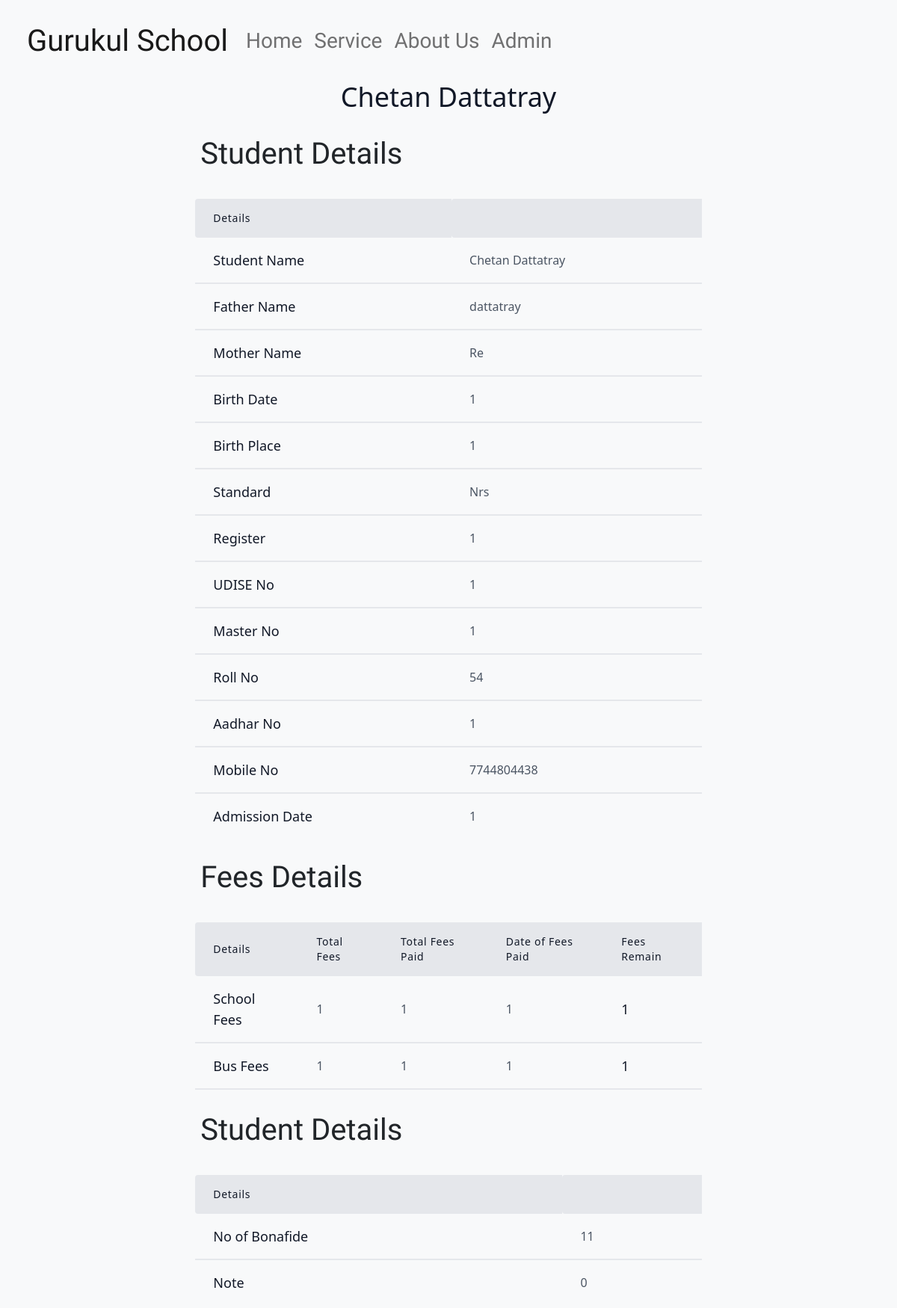
/student_profile/Nrs/54, run on the app's committed database.
### Student/models.py (models this page shows)
class Nrs(models.Model) :
    name = models.CharField(max_length=50)
    father_name = models.CharField(max_length=50)
    mother_name = models.CharField(max_length=50)
    birth_date = models.CharField(max_length=17)
    birth_place = models.CharField(max_length=50)
    std = models.CharField(max_length=17)
    register_no = models.CharField(max_length=27)
    master_no = models.CharField(max_length=27)
    rollno = models.CharField(max_length=17)
    udise_no = models.CharField(max_length=27)
    aadhar_no = models.CharField(max_length=27)
    mobile_no = models.CharField(max_length=17)
    admission_date = models.CharField(max_length=17)
    total_school_fees = models.CharField(max_length=17)
    total_school_fees_paid = models.CharField(max_length=17)
    total_school_fees_remain = models.CharField(max_length=17)
    date_of_school_fees_paid = models.CharField(max_length=17)
    total_bus_fees = models.CharField(max_length=17)
    total_bus_fees_paid = models.CharField(max_length=17)
    total_bus_fees_remain = models.CharField(max_length=17)
    date_of_bus_fees_paid = models.CharField(max_length=17)
    bonafide_taken = models.CharField(max_length=7)
    note = models.TextField()

### Student/views.py (the view)
# urls.py: path("student_profile/<standard>/<rollno>" ,views.student_profile ,name="student_profile"),
def student_profile(request,standard,rollno) :
    if standard == "Nrs" :
        student_data = Nrs.objects.get(rollno=rollno)
    elif standard == "Ukg" :
        student_data = Ukg.objects.get(rollno=rollno)
    elif standard == "Lkg" :
        student_data = Lkg.objects.get(rollno=rollno)
    elif standard == "1" :
        student_data = First.objects.get(rollno=rollno)
    elif standard == "2" :
        student_data = Second.objects.get(rollno=rollno)
    elif standard == "3" :
        student_data = Third.objects.get(rollno=rollno)
    elif standard == "4" :
        student_data = Fourth.objects.get(rollno=rollno)
    elif standard == "5" :
        student_data = Fifth.objects.get(rollno=rollno)
    elif standard == "6" :
        student_data = Sixth.objects.get(rollno=rollno)
    elif standard == "7" :
        student_data = Seventh.objects.get(rollno=rollno)
    elif standard == "8" :
        student_data = Eight.objects.get(rollno=rollno)
    elif standard == "9" :
        student_data = Nineth.objects.get(rollno=rollno)
    elif standard == "10" :
        student_data = Tenth.objects.get(rollno=rollno)
    elif standard == "11" :
        student_data = Eleventh.objects.get(rollno=rollno)
    else  :
        student_data = Twelth.objects.get(rollno=rollno)
    student = {
        'student_data' : student_data
    }
    return render(request , "student_profile.html",student)

### template/student_profile.html (shortened to what this page needs)
{% extends 'base.html' %}
{% block head %}
<link href="https://unpkg.com/tailwindcss@^2/dist/tailwind.min.css" rel="stylesheet">
{% endblock head %}
{% block body %}
<div class="flex flex-col text-center w-full ">
    <h1 class="sm:text-4xl text-3xl font-medium title-font mb-2 text-gray-900 ">{{student_data.name}}</h1>
</div>
<div class="container px-4 py-4 " id="hanging-icons">
    <h2 class="pb-2 fs-1 index-font data-1">Student Details</h2>
</div>
<section class="text-gray-600 body-font">
    <div class="container px-1 py-1 mx-auto">
        <div class="lg:w-2/3 w-full mx-auto overflow-auto">
            <table class="table-auto w-full text-left whitespace-no-wrap">
                <thead>
                    <tr>
                        <th
                            class="px-4 py-3 title-font tracking-wider font-medium text-gray-900 text-sm bg-gray-200 rounded-tl rounded-bl">
                            Details</th>
                        <th
                            class="px-4 py-3 title-font tracking-wider font-medium text-gray-900 text-sm bg-gray-200 rounded-tl rounded-bl">
                        </th>
                    </tr>
                </thead>
                <tbody>
                    <tr>
                        <td class="px-4 py-3 text-lg text-gray-900">Student Name</td>
                        <td class="px-4 py-3">{{student_data.name}}</td>
                    </tr>
                    <tr>
                        <td class="border-t-2 border-gray-200 px-4 py-3 text-lg text-gray-900">Father Name</td>
                        <td class="border-t-2 border-gray-200 px-4 py-3">{{student_data.father_name}}</td>
                    </tr>
                    <tr>
                        <td class="border-t-2 border-gray-200 px-4 py-3 text-lg text-gray-900">Mother Name</td>
                        <td class="border-t-2 border-gray-200 px-4 py-3">{{student_data.mother_name}}</td>
                    </tr>
                    <tr>
                        <td class="border-t-2 border-gray-200 px-4 py-3 text-lg text-gray-900">Birth Date</td>
                        <td class="border-t-2 border-gray-200 px-4 py-3">{{student_data.birth_date}}</td>
                    </tr>
                    <tr>
                        <td class="border-t-2 border-gray-200 px-4 py-3 text-lg text-gray-900">Birth Place</td>
                        <td class="border-t-2 border-gray-200 px-4 py-3">{{student_data.birth_place}}</td>
                    </tr>
                    <tr>
                        <td class="border-t-2 border-gray-200 px-4 py-3 text-lg text-gray-900">Standard</td>
                        <td class="border-t-2 border-gray-200 px-4 py-3">{{student_data.std}}</td>
                    </tr>
                    <tr>
                        <td class="border-t-2 border-gray-200 px-4 py-3 text-lg text-gray-900">Register</td>
                        <td class="border-t-2 border-gray-200 px-4 py-3">{{student_data.register_no}}</td>
                    </tr>
                    <tr>
                        <td class="border-t-2 border-gray-200 px-4 py-3 text-lg text-gray-900">UDISE No</td>
                        <td class="border-t-2 border-gray-200 px-4 py-3">{{student_data.udise_no}}</td>
                    </tr>
                    <tr>
                        <td class="border-t-2 border-gray-200 px-4 py-3 text-lg text-gray-900">Master No</td>
                        <td class="border-t-2 border-gray-200 px-4 py-3">{{student_data.master_no}}</td>
                    </tr>
                    <tr>
                        <td class="border-t-2 border-gray-200 px-4 py-3 text-lg text-gray-900">Roll No</td>
                        <td class="border-t-2 border-gray-200 px-4 py-3">{{student_data.rollno}}</td>
                    </tr>
                    <tr>
                        <td class="border-t-2 border-gray-200 px-4 py-3 text-lg text-gray-900">Aadhar No</td>
                        <td class="border-t-2 border-gray-200 px-4 py-3">{{student_data.aadhar_no}}</td>
                    </tr>
                    <tr>
                        <td class="border-t-2 border-gray-200 px-4 py-3 text-lg text-gray-900">Mobile No</td>
                        <td class="border-t-2 border-gray-200 px-4 py-3">{{student_data.mobile_no}}</td>
                    </tr>
                    <tr>
                        <td class="border-t-2 border-gray-200 px-4 py-3 text-lg text-gray-900">Admission Date</td>
                        <td class="border-t-2 border-gray-200 px-4 py-3">{{student_data.admission_date}}</td>
                    </tr>
                </tbody>
            </table>
        </div>
    </div>
</section>
<div class="container px-4 py-4 " id="hanging-icons">
    <h2 class="pb-2 fs-1 index-font data-1">Fees Details</h2>
</div>
<section class="text-gray-600 body-font">
    <div class="container px-1 py-1 mx-auto">
        <div class="lg:w-2/3 w-full mx-auto overflow-auto">
            <table class="table-auto w-full text-left whitespace-no-wrap">
                <thead>
                    <tr>
                        <th
                            class="px-4 py-3 title-font tracking-wider font-medium text-gray-900 text-sm bg-gray-200 rounded-tl rounded-bl">
                            Details</th>
                        <th class="px-4 py-3 title-font tracking-wider font-medium text-gray-900 text-sm bg-gray-200">
                            Total Fees</th>
                        <th class="px-4 py-3 title-font tracking-wider font-medium text-gray-900 text-sm bg-gray-200">
                            Total Fees Paid</th>
                        <th class="px-4 py-3 title-font tracking-wider font-medium text-gray-900 text-sm bg-gray-200">
                            Date of Fees Paid</th>
                        <th class="px-4 py-3 title-font tracking-wider font-medium text-gray-900 text-sm bg-gray-200">
                            Fees Remain</th>
                    </tr>
                </thead>
                <tbody>
                    <tr>
                        <td class="px-4 py-3 text-lg text-gray-900">School Fees</td>
                        <td class="px-4 py-3">{{student_data.total_school_fees}}</td>
                        <td class="px-4 py-3">{{student_data.total_school_fees_paid}}</td>
                        <td class="px-4 py-3">{{student_data.date_of_school_fees_paid}}</td>
                        <td class="px-4 py-3 text-lg text-gray-900">{{student_data.total_school_fees_remain}}</td>
                    </tr>
                    <tr>
                        <td class="border-t-2 border-gray-200 px-4 py-3 text-lg text-gray-900">Bus Fees</td>
                        <td class="border-t-2 border-gray-200 px-4 py-3">{{student_data.total_bus_fees}}</td>
                        <td class="border-t-2 border-gray-200 px-4 py-3">{{student_data.total_bus_fees_paid}}</td>
                        <td class="border-t-2 border-gray-200 px-4 py-3">{{student_data.date_of_bus_fees_paid}}</td>
                        <td class="border-t-2 border-gray-200 px-4 py-3 text-lg text-gray-900">{{student_data.total_bus_fees_remain}}</td>
                    </tr>
                    <tr>
                        <td class="border-t-2 border-gray-200 "></td>
                        <td class="border-t-2 border-gray-200 "></td>
                        <td class="border-t-2 border-gray-200 "></td>
                        <td class="border-t-2 border-gray-200 "></td>
                        <td class="border-t-2 border-gray-200  text-lg text-gray-900"></td>
                    </tr>
                </tbody>
            </table>
        </div>
    </div>
</section>
<div class="container px-4 py-4 " id="hanging-icons">
    <h2 class="pb-2 fs-1 index-font data-1">Student Details</h2>
</div>
<section class="text-gray-600 body-font">
    <div class="container px-1 py-1 mx-auto">
        <div class="lg:w-2/3 w-full mx-auto overflow-auto">
            <table class="table-auto w-full text-left whitespace-no-wrap">
                <thead>
                    <tr>
                        <th
                            class="px-4 py-3 title-font tracking-wider font-medium text-gray-900 text-sm bg-gray-200 rounded-tl rounded-bl">
                            Details</th>
                        <th
                            class="px-4 py-3 title-font tracking-wider font-medium text-gray-900 text-sm bg-gray-200 rounded-tl rounded-bl">
                        </th>
                    </tr>
                </thead>
                <tbody>
                    <tr>
                        <td class="px-4 py-3 text-lg text-gray-900">No of Bonafide</td>
                        <td class="px-4 py-3">{{student_data.bonafide_taken}}</td>
                    </tr>
                    <tr>
                        <td class="border-t-2 border-gray-200 px-4 py-3 text-lg text-gray-900">Note</td>
                        <td class="border-t-2 border-gray-200 px-4 py-3">{{student_data.note}}</td>
                    </tr>
                </tbody>
            </table>
        </div>
    </div>
</section>
{% endblock body %}

### template/base.html (shortened to what this page needs)
<!doctype html>
<html lang="en">
<head>
  <link href="https://cdn.jsdelivr.net/npm/bootstrap@5.1.3/dist/css/bootstrap.min.css" rel="stylesheet"
>
  <link rel="stylesheet" href="/static/base.css">
  <link rel="stylesheet" href="https://cdnjs.cloudflare.com/ajax/libs/font-awesome/4.7.0/css/font-awesome.min.css">
  {% block head %}{% endblock head %}
</head>
<body>
  <nav class="navbar navbar-expand-lg navbar-light bg-light nav fs-3">
    <div class="container-fluid">
      <a class="navbar-brand nav-head fs-1" href="#">Gurukul School</a>
      <div class="collapse navbar-collapse" id="navbarSupportedContent">
        <ul class="navbar-nav me-auto mb-2 mb-lg-0">
          <li class="nav-item">
            <a class="nav-link" aria-current="page" href="/">Home</a>
          </li>
          <li class="nav-item">
            <a class="nav-link" href="#">Service</a>
          </li>
          <li class="nav-item">
            <a class="nav-link" href="#">About Us</a>
          </li>
          <li class="nav-item">
            <a class="nav-link" href="/admin/">Admin</a>
          </li>
        </ul>
      </div>
    </div>
  </nav>
  {% block body %}
  {% endblock body%}
</body>
</html>

### static/base.css (style rules this page uses)
body { background-color: #f8f9fa; }
.nav { margin: 1% 2%; font-family: 'Dongle', sans-serif; }

### template/student_profile.html (style rules this page uses)
.index-font { font-family: 'Dongle', sans-serif; }
.data-1 { padding-left: 16%; }

### data on the page
Nrs: name "Chetan Dattatray", father_name "dattatray", mother_name "Re", birth_date "1", birth_place "1", std "Nrs", register_no "1", udise_no "1", master_no "1", rollno "54", aadhar_no "1", mobile_no "7744804438", admission_date "1", total_school_fees "1", total_school_fees_paid "1", date_of_school_fees_paid "1", total_school_fees_remain "1", total_bus_fees "1", total_bus_fees_paid "1", date_of_bus_fees_paid "1", total_bus_fees_remain "1", bonafide_taken "11", note "0"
